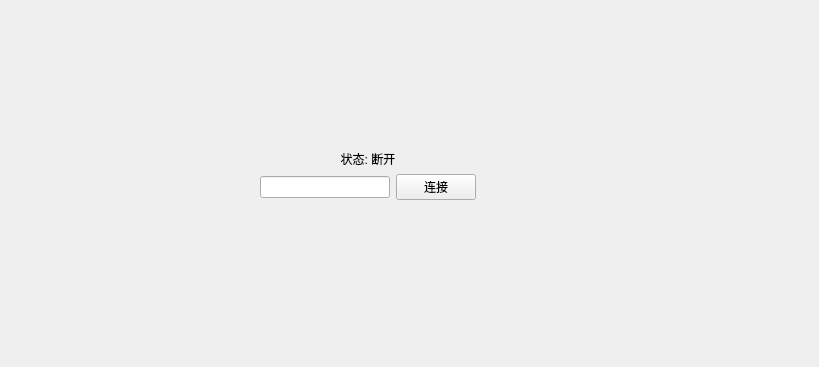
<?xml version="1.0" encoding="UTF-8"?>
<ui version="4.0">
 <class>client</class>
 <widget class="QWidget" name="client">
  <property name="geometry">
   <rect>
    <x>0</x>
    <y>0</y>
    <width>819</width>
    <height>367</height>
   </rect>
  </property>
  <property name="windowTitle">
   <string>WebSocket 客户端</string>
  </property>
  <widget class="QWidget" name="layoutWidget">
   <property name="geometry">
    <rect>
     <x>260</x>
     <y>150</y>
     <width>216</width>
     <height>50</height>
    </rect>
   </property>
   <layout class="QVBoxLayout" name="verticalLayout">
    <item>
     <widget class="QLabel" name="statusLabel">
      <property name="text">
       <string>状态: 断开</string>
      </property>
      <property name="alignment">
       <set>Qt::AlignmentFlag::AlignCenter</set>
      </property>
     </widget>
    </item>
    <item>
     <layout class="QGridLayout" name="gridLayout">
      <item row="0" column="0">
       <widget class="QLineEdit" name="serverUrlEdit">
        <property name="placeholderText">
         <string/>
        </property>
       </widget>
      </item>
      <item row="0" column="1">
       <widget class="QPushButton" name="connectButton">
        <property name="text">
         <string>连接</string>
        </property>
       </widget>
      </item>
     </layout>
    </item>
   </layout>
  </widget>
 </widget>
 <resources/>
 <connections/>
</ui>
